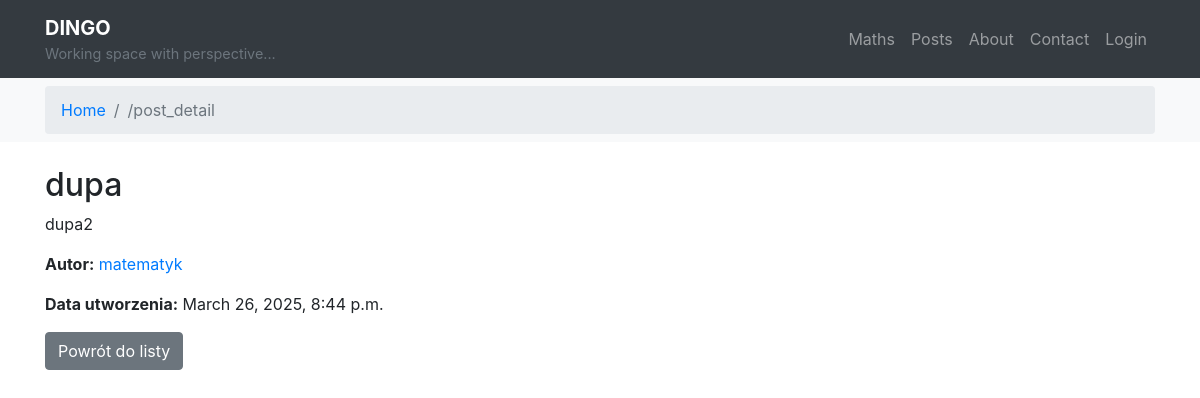
/posts/post/6/, run on the app's committed database.
### posts/models.py (models this page shows, shortened)
class Post(models.Model):
    title = models.CharField(max_length=100)
    content = models.TextField()
    created = models.DateTimeField(auto_now_add=True)
    modified = models.DateTimeField(auto_now=True)
    author = models.ForeignKey(Author, on_delete=models.CASCADE)

class Author(models.Model):
    nick = models.CharField(max_length=20, unique=True)
    email = models.EmailField(unique=True)

### posts/views.py (the view)
# urls.py: path('post/<int:pk>/', post_detail, name='post_detail'),
def post_detail(request, pk):
    post = get_object_or_404(Post, pk=pk)
    return render(request, 'posts/post_detail.html', {'post': post})

### posts/templates/posts/post_detail.html (shortened to what this page needs)
{% extends "main.html" %}
{% block content %}
   <h2>{{ post.title }}</h2>
   <p>{{ post.content }}</p>
   <p><strong>Autor:</strong> <a href="{% url 'posts:author_detail' post.author.id %}">{{ post.author.nick }}</a></p>
   <p><strong>Data utworzenia:</strong> {{ post.created }}</p>
   <a href="{% url 'posts:post_list' %}" class="btn btn-secondary">Powrót do listy</a>
{% endblock %}

### data on the page
Post: title "dupa", content "dupa2", author.nick "matematyk", created "March 26, 2025, 8:44 p.m."

### other printed values
{{ request.resolver_match.url_name }} "post_detail"
